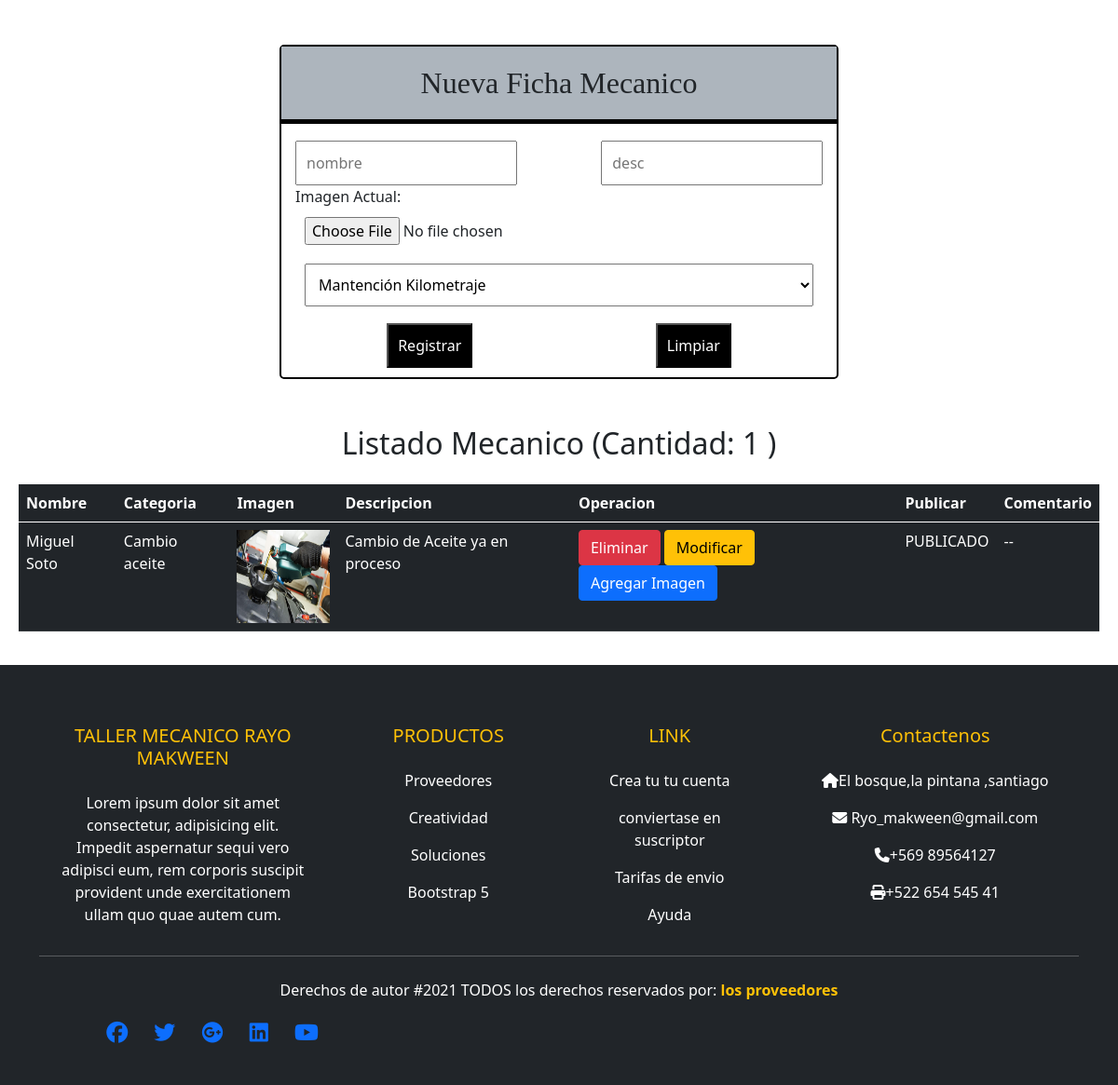
The app's page /registro/ (signed in, lower part), older data.
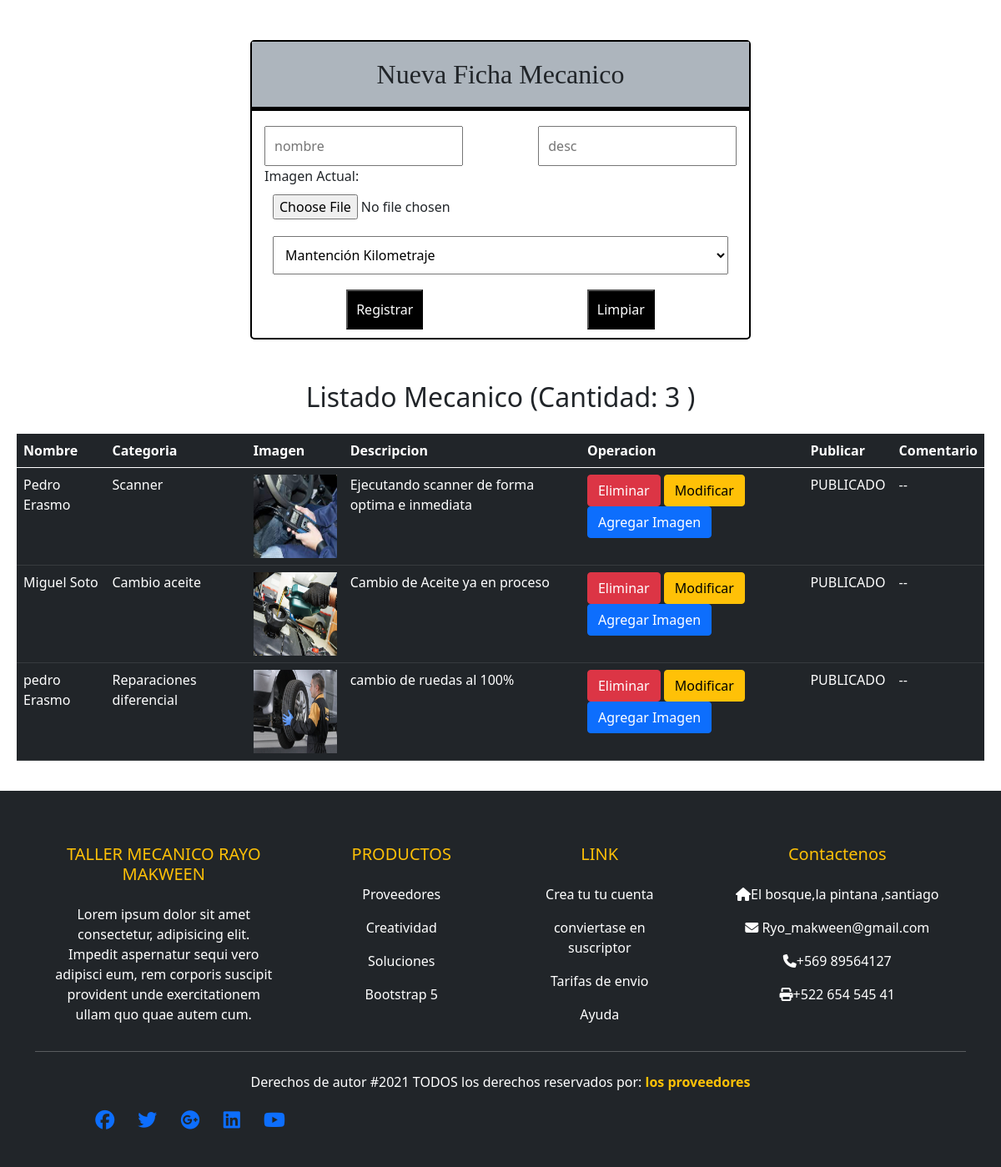
The same page, newer data.
### webRayoMakween/models.py (models this page shows, shortened)
class Mecanico(models.Model):
    nombre = models.CharField(primary_key=True,max_length=25)
    descripcion = models.TextField()
    imagen = models.ImageField(upload_to='mecanicos',default='mecanicos/no_hay_imagen.jpg')
    categoria = models.ForeignKey(Categoria,on_delete=models.CASCADE)
    publicar = models.BooleanField(default=False)
    comentario = models.TextField(default='--')
    usuario = models.CharField(max_length=45,default='--')
    dueno = models.CharField(max_length=45,default='--')

class Categoria(models.Model):
    nombre = models.CharField(primary_key=True,max_length=25)
    imagen = models.ImageField(upload_to='cate',null=True)

### webRayoMakween/views.py (the view, shortened to what this page needs)
# urls.py: path('registro/',registro, name='REGISTRO'),
@login_required(login_url= '/login/')
@permission_required('webRayoMakween.add_mecanico', login_url='/login/')
def registro(request):
    mensaje=""
    categorias = Categoria.objects.all()  #ES LO MISMO QUE SELECT * FROM CATEGORIA
    mecanicos = Mecanico.objects.filter(usuario=request.user.username)
    cantidad = Mecanico.objects.filter(usuario=request.user.username).count()
    datos = {"cate": categorias,"mensaje":mensaje,"mecanicos":mecanicos, "cant":cantidad}
    return render(request,"registro.html",datos)

### webRayoMakween/templates/registro.html (shortened to what this page needs)
{% extends "base.html" %}
{% load static %}
{% block css %}
<link rel="stylesheet" href="{% static 'css/formulario.css' %}">
<link href="https://cdn.jsdelivr.net/npm/bootstrap@5.0.2/dist/css/bootstrap.min.css" rel="stylesheet"
>
{% endblock css %}
{% block contenido %}
<section id="formulario">
  <form class="form-registro" action="{% url 'REGISTRO' %}" enctype="multipart/form-data" method="post"
    onsubmit="return validarFormulario()">
    <h2 class="form-titulo">Nueva Ficha Mecanico</h2>
    <div class="contenedor-input">
      <input class="col-p" type="text" name="txtNombre" id="txtNombre" placeholder="nombre" required minlength="3"
        value="{{mecanico.nombre}}">
      <input class="col-p" type="text" name="txtDesc" id="txtDesc" placeholder="desc" required
        value="{{mecanico.descripcion}}">
      <div>Imagen Actual: <a href="{{mecanico.imagen.url}}"> {{mecanico.imagen.url}} </a> </div>
      <input class="col-g" type="file" name="txtImg" id="txtImg">
      <select class="col-g" style="margin: 10px; padding: 10px;" name="cboCategoria" id="cboCategoria">
        {% for reg in cate %}
        <option>{{reg.nombre}}</option>
        {% endfor %}
      </select>
      <input class="btn-registrar" type="submit" value="Registrar">
      <input class="btn-registrar" type="reset" value="Limpiar">
    </div>
  </form>
</section>
<div style="text-align: center; font-size: xx-large;">Listado Mecanico (Cantidad: {{cant}} )</div>
<section style="padding: 20px;">
  <table class="table table-dark">
    <thead>
      <tr>
        <th>Nombre</th>
        <th>Categoria</th>
        <th>Imagen</th>
        <th>Descripcion</th>
        <th>Operacion</th>
        <th>Publicar</th>
        <th>Comentario</th>
      </tr>
    </thead>
    <tbody>
      {% for reg in mecanicos %}
      <tr>
        <td>{{reg.nombre}}</td>
        <td>{{reg.categoria.nombre}}</td>
        <td>
          <img src="{{reg.imagen.url}}" width="100px" height="100px">
        </td>
        <td>{{reg.descripcion}}</td>
        <td>
          <button class="btn btn-danger" onclick="eliminar('{{reg.nombre}}')">Eliminar</button>
          <button class="btn btn-warning" onclick="modificar('{{reg.nombre}}')">Modificar</button>
          <button class="btn btn-primary" onclick="galeria('{{reg.nombre}}')" data-bs-toggle="modal"
            data-bs-target="#exampleModal">Agregar Imagen</button>
        </td>
        <td>
          {% if reg.publicar %}
          PUBLICADO
          {% else %}
          <div style="color: red;">NO PUBLICADO</div>
          {% endif %}
        </td>
        <td>
          {{reg.comentario}}
        </td>
      </tr>
      {% endfor %}
    </tbody>
  </table>
</section>
{% endblock contenido %}

Row changes from the older to the newer data that the page shows:
now on this page (row edited): Mecanico: nombre "Pedro Erasmo", categoria.nombre "Scanner", imagen (picture), descripcion "Ejecutando scanner de forma optima e inmediata", publicar "PUBLICADO", comentario "--"
added Mecanico: nombre "pedro Erasmo", categoria.nombre "Reparaciones diferencial", imagen (picture), descripcion "cambio de ruedas al 100%", publicar "PUBLICADO", comentario "--"
Text that changed along with them:
{{ cant }}: "1" → "3"
